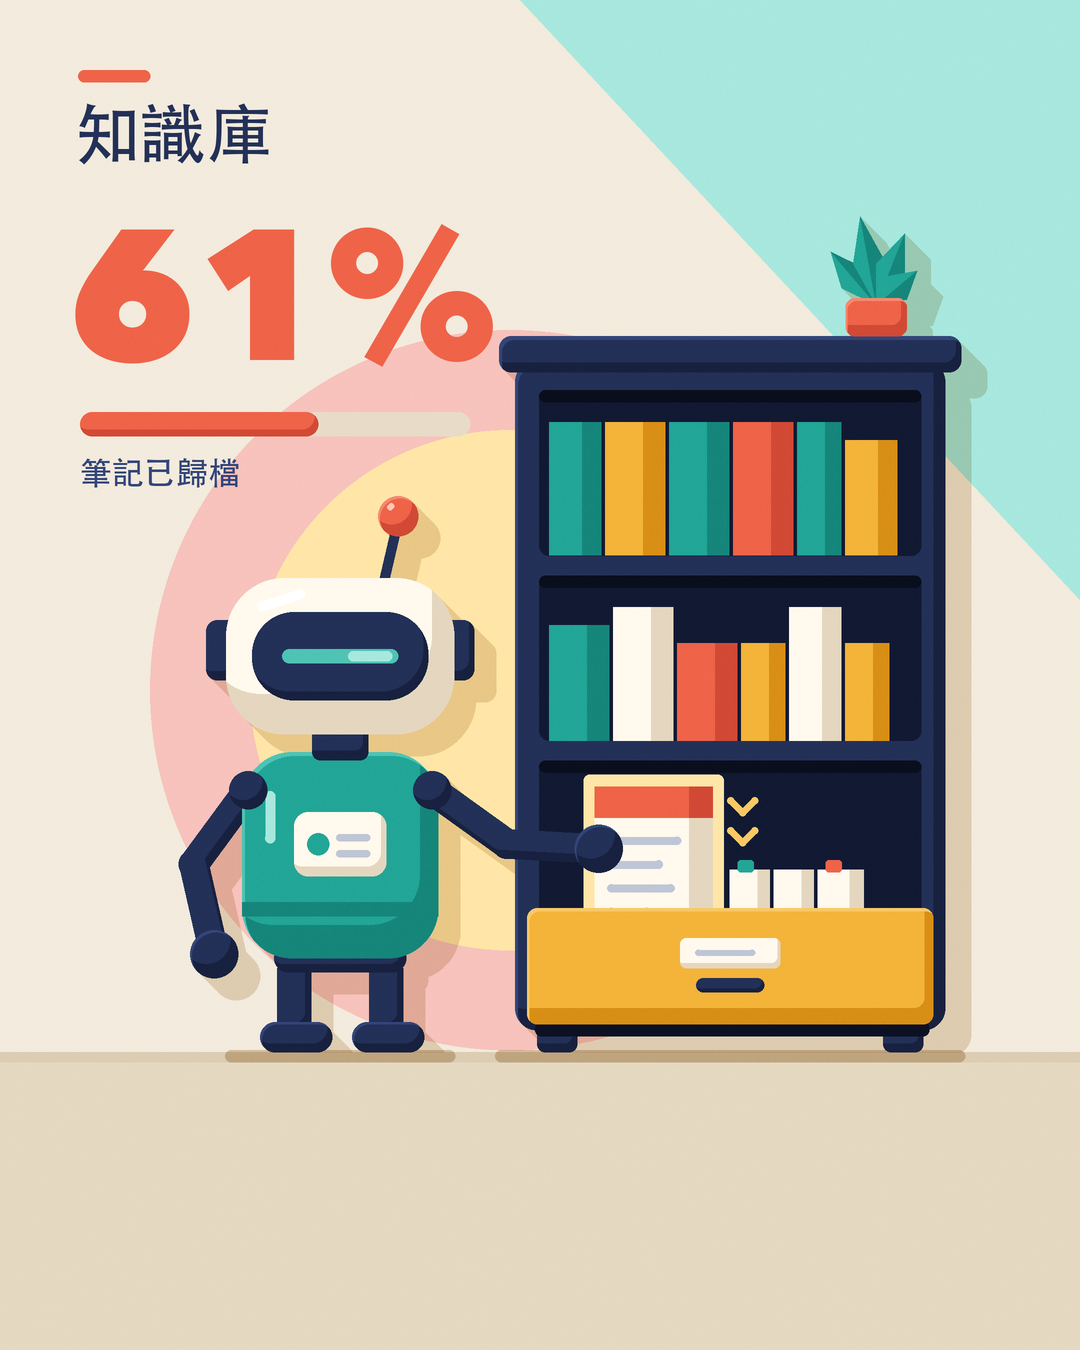

Write the Python code that produced this figure.
#!/usr/bin/env python3
"""flat-vector sample (original artwork): an AI agent slides a note card into the
knowledge base's card drawer; big number 61% beside it. Composed from components.py."""
import os, sys
sys.path.insert(0, os.path.dirname(os.path.abspath(__file__)))
from components import *

W, H = 1080, 1350
PINK = ramp('F0A9A4', 'F7C3BC', 'FBD8D2', 'FDEAE6')   # Blair pink disc
GROUND = 1052                      # bottom ~22% (298 px) is calm floor for subtitles


def main():
    cv = Canvas(W, H, BG[1])
    # backdrop: one big sun disc (two flat steps) behind the action, floor band
    # Bass: one big hard-cut diagonal shard (pale teal) cuts the upper-right of the wall as one triangle
    cv.d.polygon([(x * S, y * S) for x, y in ((520, 0), (W, 0), (W, 600))], fill=TEAL[3])
    # Blair: unexpected pairing - pink disc, light-mustard core, against the teal/navy
    cv.d.ellipse([s * S for s in (150, 330, 870, 1050)], fill=PINK[1])    # disc frames the action
    cv.d.ellipse([s * S for s in (250, 430, 770, 950)], fill=MUST[3])
    cv.d.rectangle([0, GROUND * S, W * S, H * S], fill=FLOOR[1])
    cv.d.rectangle([0, GROUND * S, W * S, (GROUND + 10) * S], fill=FLOOR[0])

    # knowledge base (right) with the new card inside the drawer slot
    grip = {}
    shelf = Layer(W, H)

    def insert(L, slot):
        cw, chh = 118, 164
        cx = slot['x']; top = slot['row'][0] + 26; cy = top + chh / 2
        card(L, cx, cy, cw, chh, deg=0)
        grip['p'] = (cx - cw / 2 + 4, top + 62)              # hand on the left edge, header stays visible
        x = cx + cw / 2 + 30                                   # motion chevrons: "down, into"
        for j in range(2):
            y = top + 22 + j * 30
            L.fline([(x - 12, y - 8), (x, y + 4), (x + 12, y - 8)], 7, MUST[2])

    SX = 515
    kb_shelf(shelf, SX, 360, SX + 430, 1030, insert=insert, slot_frac=.3, card_w=118,
             fracs=(.29, .29, .42), drawer=2, front=.6, simple=True)
    plant(shelf, SX + 361, 336, k=.9)

    # agent (left of the shelf), right hand on the card's edge
    bot = Layer(W, H)
    RX = 340
    robot(bot, RX, GROUND, 'reach', hand=grip['p'], hand_l=(RX - 126, GROUND - 98))

    # type block: chapter rule + heading, big number, progress capsule, one label
    txt = Layer(W, H)
    txt.frr(78, 70, 150, 82, 6, CORAL[1])
    txt.text('知識庫', 74, 100, 66, NAVY[1])
    num = Layer(W, H)
    num.text('61%', 68, 176, 184, CORAL[1], NUM, NUM_HEAVY)
    big_bar(num, 80, 412, 390, 24, .61)
    txt.text('筆記已歸檔', 80, 456, 32, NAVY[2])

    # shadows: hard, one tone, 45 degrees, only on the wall
    wall = (0, 0, W, GROUND)
    cv.cast(shelf, 26, clip=wall)
    cv.cast(bot, 22, clip=wall)
    cv.contact(RX, GROUND + 4, 230, 12)
    cv.contact(SX + 215, GROUND + 4, 470, 12)
    for lay in (shelf, bot, num, txt): cv.put(lay)
    cv.final().save(os.path.join(os.path.dirname(os.path.abspath(__file__)), 'sample.png'))


if __name__ == '__main__':
    main()
